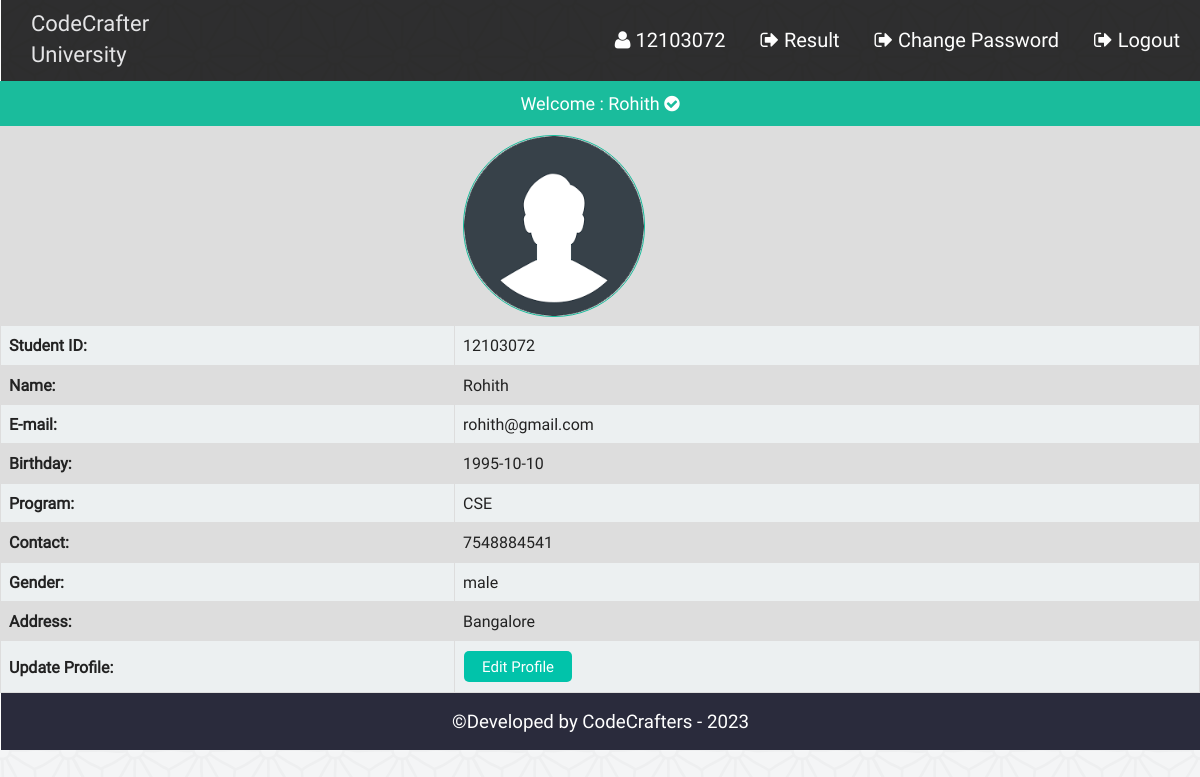
The app's page /admin/st_profile.php (signed in) with its own data.
### tables this page shows
CREATE TABLE `st_info` (
  `st_id` int(11) NOT NULL,
  `name` varchar(100) NOT NULL,
  `password` varchar(32) NOT NULL,
  `email` varchar(50) NOT NULL,
  `bday` date NOT NULL,
  `program` varchar(10) NOT NULL,
  `contact` varchar(20) NOT NULL,
  `gender` varchar(10) NOT NULL,
  `address` varchar(255) NOT NULL,
  `img` varchar(255) DEFAULT NULL
);

### admin/st_profile.php (the view, shortened to what this page needs)
<?php
	require "php/config.php";
	require_once "php/functions.php";
	$user = new login_registration_class();
	$sid = $_SESSION['sid'];
?>
<?php
include "php/headertop.php";
?>
<div class="profile">
		<p style="font-size:18px;text-align:center;background:#1abc9c;color:#fff;padding:10px;margin:0">Welcome : <?php $user->getusername($sid); ?> <i class="fa fa-check-circle" aria-hidden="true"></i></p>
		<table class="tab_one">
			<?php
				$getuser = $user->getuserbyid($sid);
				while($row = $getuser->fetch_assoc()){
			?>
			<tr>
				<td></td>
				<?php if(empty($row['img'])){?>
				<td><img src="img/default.png" style="height:180px; width:180px; border:1px #1ABC9C solid;border-radius:90px" alt="" /></td>
				<?php }else{ ?>
				<td><img src="img/student/<?php echo $row['img']; ?>" style="height:180px; width:180px; border:1px #1ABC9C solid;border-radius:90px" alt="" /></td>
				<?php }?>
			</tr>
			<tr >
				<td><b>Student ID:</b> </td>
				<td><?php echo $row['st_id']; ?></td>
			</tr>
			<tr>
				<td><b>Name:</b> </td>
				<td><?php echo $row['name']; ?></td>
			</tr>
			<tr>
				<td><b>E-mail:</b> </td>
				<td><?php echo $row['email']; ?></td>
			</tr>
			<tr>
				<td><b>Birthday:</b> </td>
				<td><?php echo $row['bday']; ?></td>
			</tr>
			<tr>
				<td><b>Program:</b> </td>
				<td><?php echo $row['program']; ?></td>
			</tr>
			<tr>
				<td><b>Contact:</b> </td>
				<td><?php echo $row['contact']; ?></td>
			</tr>
			<tr>
				<td><b>Gender:</b> </td>
				<td><?php echo $row['gender']; ?></td>
			</tr>
			<tr>
				<td><b>Address:</b> </td>
				<td><?php echo $row['address']; ?></td>
			</tr>
			<?php if($row['st_id'] == $sid){ ?>
			<tr>
				<td><b>Update Profile:</b> </td>
				<td><a href="st_update.php?id=<?php echo $row['st_id'];?>"><button class="editbtn">Edit Profile</button></a></td>
			</tr>
			<?php } } ?>
		</table>
</div>
<?php include "php/footerbottom.php";?>

### admin/php/functions.php (shortened to what this page needs)
<?php
class login_registration_class{
	public function getusername($sid){
		global $conn;
		$query = $conn->query("select name from st_info where st_id='$sid'");
		$result = $query->fetch_assoc();
		echo $result['name'];
	}
	public function getuserbyid($st_id){
		global $conn;
		$query = $conn->query("select * from st_info where st_id='$st_id'");
		return $query;
	}
};
?>

### admin/css/style.css (style rules this page uses)
html { color: #222; font-size: 1em; line-height: 1.4; }
audio, canvas, iframe, img, svg, video { vertical-align: middle; }
a { text-decoration:none; }
body { font-family:roboto !important; background:url(../img/ptrn.png) repeat fixed; }
.st_reg th, td { padding: 8px; }
table.tab_one { width:100%; }
table.tab_one td { border:1px solid #ddd; padding:8px; }
table.tab_one td a { text-decoration:none; }
table.tab_one tr:nth-child(odd) { background:#ddd; }
table.tab_one tr:nth-child(even) { background:#ecf0f1; }
.editbtn { background-color: #01C3AA; border: none; border-radius:5px; color: white; padding: 5px 18px; text-align: center; text-decoration: none; display: inline-block; font-size: 15px; margin: 2px 1px; cursor: pointer; }
table.att_tab tr,td,th { border:2px solid #ddd; border-collapse:collapse; padding:8px; }

### records on screen
st_info: name "Rohith", img (picture), st_id "12103072", email "rohith@gmail.com", bday "1995-10-10", program "CSE", contact "7548884541", gender "male", address "Bangalore"

### other values on screen
$sid "12103072"
